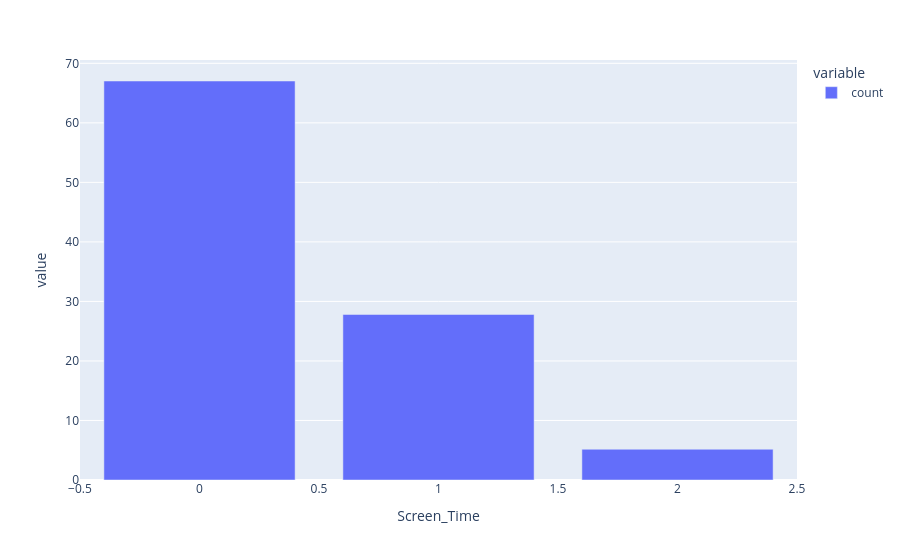

The notebook cell saved with this chart:
### Code cell
px.bar(df_obesity.value_counts("Screen_Time") / len(df_obesity) * 100)

### Figure 1 — Plotly figure (JSON) as saved in the notebook; plotly's stock layout.template omitted (floating-point values rounded to 4 significant figures)
{"data": [{"hovertemplate": "variable=count<br>Screen_Time=%{x}<br>value=%{y}<extra></extra>", "legendgroup": "count", "marker": {"color": "#636efa", "pattern": {"shape": ""}}, "name": "count", "orientation": "v", "showlegend": true, "textposition": "auto", "type": "bar", "x": [0, 1, 2], "xaxis": "x", "y": [67.03, 27.81, 5.163], "yaxis": "y"}], "layout": {"barmode": "relative", "legend": {"title": {"text": "variable"}, "tracegroupgap": 0}, "margin": {"t": 60}, "xaxis": {"anchor": "y", "domain": [0, 1], "title": {"text": "Screen_Time"}}, "yaxis": {"anchor": "x", "domain": [0, 1], "title": {"text": "value"}}}}
